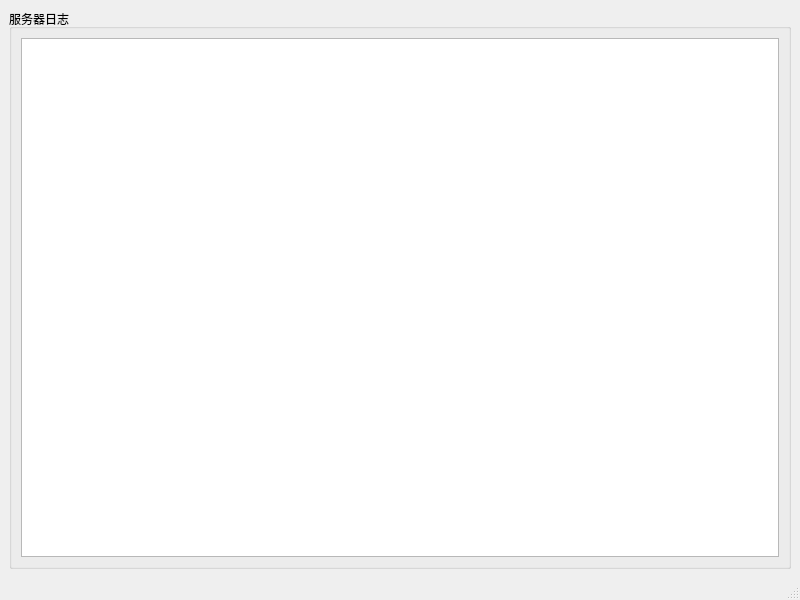
<?xml version="1.0" encoding="UTF-8"?>
<ui version="4.0">
 <class>MainWindow</class>
 <widget class="QMainWindow" name="MainWindow">
  <property name="geometry">
   <rect>
    <x>0</x>
    <y>0</y>
    <width>800</width>
    <height>600</height>
   </rect>
  </property>
  <property name="windowTitle">
   <string>MainWindow</string>
  </property>
  <widget class="QWidget" name="centralwidget">
   <layout class="QVBoxLayout" name="verticalLayout">
    <item>
     <widget class="QGroupBox" name="groupBox">
      <property name="title">
       <string>服务器日志</string>
      </property>
      <layout class="QHBoxLayout" name="horizontalLayout">
       <item>
        <widget class="QPlainTextEdit" name="logEditer"/>
       </item>
      </layout>
     </widget>
    </item>
   </layout>
  </widget>
  <widget class="QMenuBar" name="menubar">
   <property name="geometry">
    <rect>
     <x>0</x>
     <y>0</y>
     <width>800</width>
     <height>18</height>
    </rect>
   </property>
  </widget>
  <widget class="QStatusBar" name="statusbar"/>
 </widget>
 <resources/>
 <connections/>
</ui>
